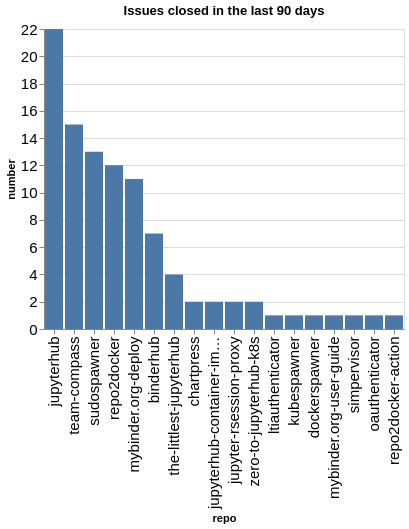

The notebook cell saved with this chart:
### Code cell
closed_counts = closed.groupby(['org', 'repo']).count()['number'].reset_index()
closed_counts['org/repo'] = closed_counts.apply(lambda a: a['org'] + '/' + a['repo'], axis=1)
sorted_vals = closed_counts.sort_values(['number'], ascending=False)['repo'].values
alt.Chart(data=closed_counts, title=f"Issues closed in the last {n_days} days").mark_bar().encode(
    x=alt.X('repo', sort=alt.Sort(sorted_vals.tolist())),
    y='number',
)

### Figure 1 — Vega-Lite specification as saved in the notebook (floating-point values rounded to 4 significant figures)
{"config": {"axisLeft": {"labelFontSize": 15}, "axisBottom": {"labelFontSize": 15}}, "data": {"name": "data-d48ab21c5bbc61282a50eb2cbdfb3a41"}, "mark": {"type": "bar"}, "encoding": {"x": {"field": "repo", "sort": ["jupyterhub", "team-compass", "sudospawner", "repo2docker", "mybinder.org-deploy", "binderhub", "the-littlest-jupyterhub", "chartpress", "jupyterhub-container-images", "jupyter-rsession-proxy", "zero-to-jupyterhub-k8s", "ltiauthenticator", "kubespawner", "dockerspawner", "mybinder.org-user-guide", "simpervisor", "oauthenticator", "repo2docker-action"], "type": "nominal"}, "y": {"field": "number", "type": "quantitative"}}, "title": "Issues closed in the last 90 days", "$schema": "https://vega.github.io/schema/vega-lite/v5.20.1.json", "datasets": {"data-d48ab21c5bbc61282a50eb2cbdfb3a41": [{"org": "jupyterhub", "repo": "binderhub", "number": 7, "org/repo": "jupyterhub/binderhub"}, {"org": "jupyterhub", "repo": "chartpress", "number": 2, "org/repo": "jupyterhub/chartpress"}, {"org": "jupyterhub", "repo": "dockerspawner", "number": 1, "org/repo": "jupyterhub/dockerspawner"}, {"org": "jupyterhub", "repo": "jupyter-rsession-proxy", "number": 2, "org/repo": "jupyterhub/jupyter-rsession-proxy"}, {"org": "jupyterhub", "repo": "jupyterhub", "number": 22, "org/repo": "jupyterhub/jupyterhub"}, {"org": "jupyterhub", "repo": "jupyterhub-container-images", "number": 2, "org/repo": "jupyterhub/jupyterhub-container-images"}, {"org": "jupyterhub", "repo": "kubespawner", "number": 1, "org/repo": "jupyterhub/kubespawner"}, {"org": "jupyterhub", "repo": "ltiauthenticator", "number": 1, "org/repo": "jupyterhub/ltiauthenticator"}, {"org": "jupyterhub", "repo": "mybinder.org-deploy", "number": 11, "org/repo": "jupyterhub/mybinder.org-deploy"}, {"org": "jupyterhub", "repo": "mybinder.org-user-guide", "number": 1, "org/repo": "jupyterhub/mybinder.org-user-guide"}, {"org": "jupyterhub", "repo": "oauthenticator", "number": 1, "org/repo": "jupyterhub/oauthenticator"}, {"org": "jupyterhub", "repo": "repo2docker", "number": 12, "org/repo": "jupyterhub/repo2docker"}, {"org": "jupyterhub", "repo": "repo2docker-action", "number": 1, "org/repo": "jupyterhub/repo2docker-action"}, {"org": "jupyterhub", "repo": "simpervisor", "number": 1, "org/repo": "jupyterhub/simpervisor"}, {"org": "jupyterhub", "repo": "sudospawner", "number": 13, "org/repo": "jupyterhub/sudospawner"}, {"org": "jupyterhub", "repo": "team-compass", "number": 15, "org/repo": "jupyterhub/team-compass"}, {"org": "jupyterhub", "repo": "the-littlest-jupyterhub", "number": 4, "org/repo": "jupyterhub/the-littlest-jupyterhub"}, {"org": "jupyterhub", "repo": "zero-to-jupyterhub-k8s", "number": 2, "org/repo": "jupyterhub/zero-to-jupyterhub-k8s"}]}}
